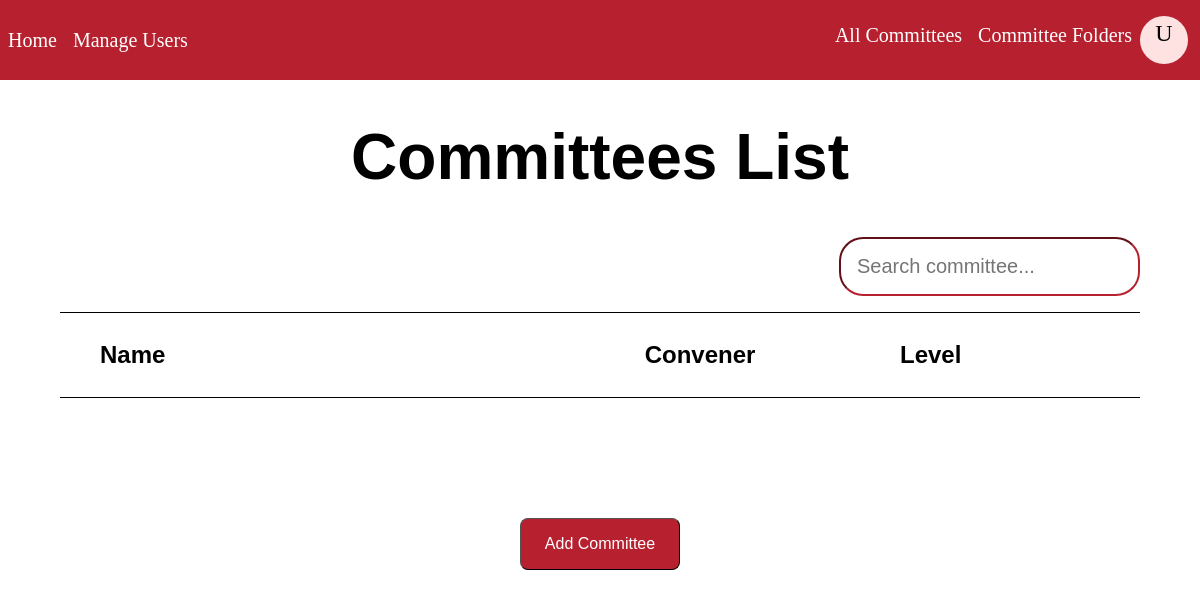
/committees/ (signed in), run on an earlier commit of the app's database.
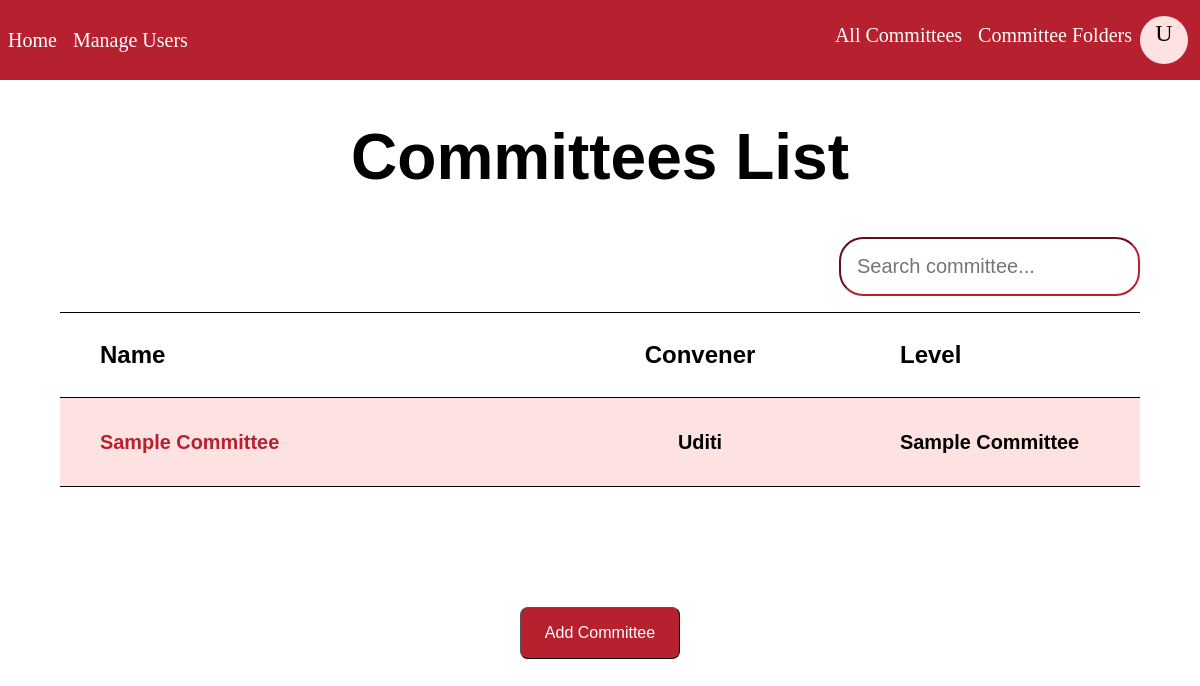
And on a later commit of the database.
### base/models.py (models this page shows, shortened)
class Committees(models.Model):
    name = models.CharField(max_length = 200)
    description = models.TextField()
    goal = models.TextField()
    objective = models.TextField()
    level = models.CharField(max_length = 200)
    updated = models.DateTimeField(auto_now = True)
    created = models.DateTimeField(auto_now_add = True)
    convener = models.ForeignKey(User, on_delete = models.SET_NULL, null = True,blank=True)
    members = models.ManyToManyField(User,related_name='members',null=True,blank=True)
    staff = models.ManyToManyField(User,related_name='staff',null=True,blank=True)

class User(AbstractUser):
    avatar = models.ImageField(null = True, upload_to = "images/", blank = True)
    honorific = models.CharField(max_length = 200, null = True, blank = True)
    pname = models.CharField(max_length = 200, null = True)
    email = models.EmailField(unique = True, null = True)
    position = models.CharField(max_length = 200, null = True)
    number = models.BigIntegerField(null = True)
    department = models.ForeignKey(Department,on_delete=models.SET_NULL,null=True)
    is_verified = models.BooleanField(default = False)
    auth_token = models.CharField(max_length = 200)
    password_token = models.CharField(max_length = 200)
    USERNAME_FIELD = 'email'
    REQUIRED_FIELDS = ['pname', 'username']

### base/views.py (the view)
# urls.py: path('committees/', views.committees_list, name='committees_list'),
@login_required(login_url = 'login')
def committees_list(request):
    if request.GET.get('q') != None:
        q = request.GET.get('q')
    else:
        q = ''
    selected_committees = Committees.objects.filter(
        Q(name__icontains = q) | Q(convener__pname__icontains = q)
    )
    committees = Committees.objects.all()
    context = {'committees': committees, 'selected_committees': selected_committees}
    return render(request, 'base/committees_list.html', context)

### base/templates/base/committees_list.html (shortened to what this page needs)
{% extends 'main.html' %}
{% load static %}
{% block content %}
<head>
</head>
<body>
<div class = "content">
<div class = "list">
<h1>Committees List</h1>
<form method = "GET" action = "" class = "searchbardiv">
    <input type = "test" name = "q" placeholder = "Search committee... " class = "searchbar"/>
</form>
    <hr>
    <div class = "topic">
        <h2 style="width: 40%;">Name</h2>
        <h2>Convener</h2>
        <h2 style="width: 20%;">Level</h2>
    </div>
{% for committee in selected_committees %}
    <div class = "committees">
        <div class="committees_child">
                <div class = "name">
                    <h5><a href = "{% url 'committee' committee.id %}" class = "link_committee">
                        {{committee.name}}
                    </a></h5>
                </div>
                <div class = "convener">
                    <h5>
                    <a href = "{% url 'profile' committee.convener.id %}" class = "convener_name">{{committee.convener.pname}}
                    </a>
                    </h5>
                </div>
                <div class = "level">
                    <h5>{{committee.level}}</h5>
                </div>
        </div>
    </div>
{% endfor %}
    <hr>
</div>
{% if request.user.is_superuser %}
    <div class = "add_button">
        <a href = "{% url 'create_committee' %}">
            <input type = button value = 'Add Committee' class = "add_committees">
        </a>
    </div>
{% endif %}
</div>
</body>
{% endblock %}

What changed in the data, as far as the page shows it:
added Committees: name "Sample Committee", convener.pname "Uditi", level "Sample Committee"
